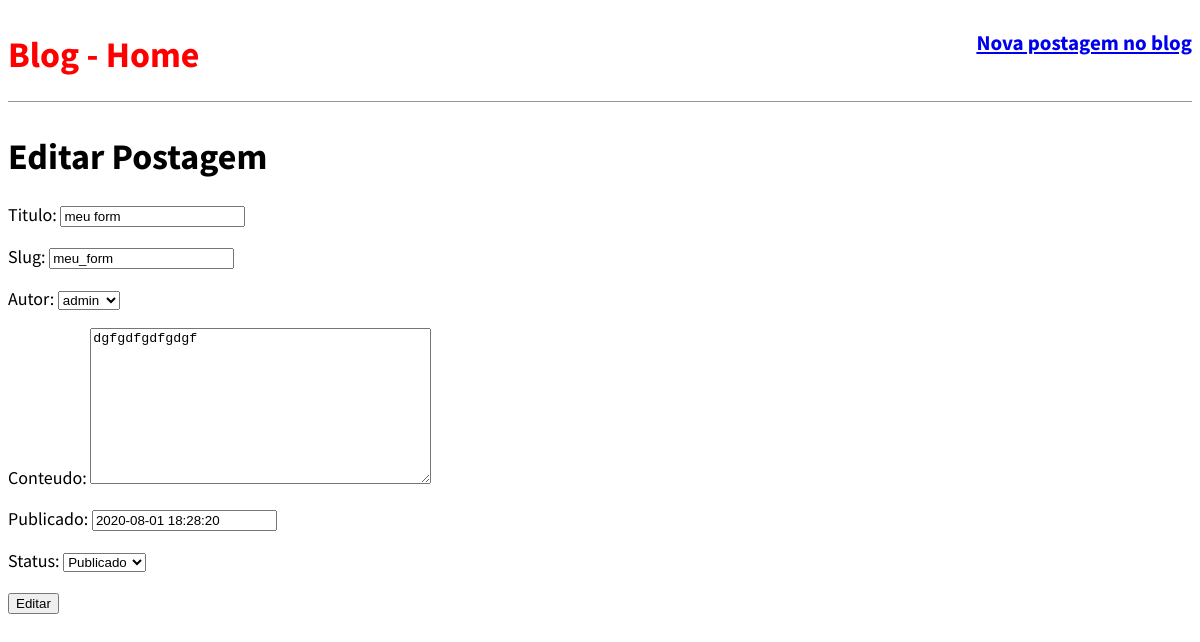
The page /post/6/edit/ on the database as committed earlier.
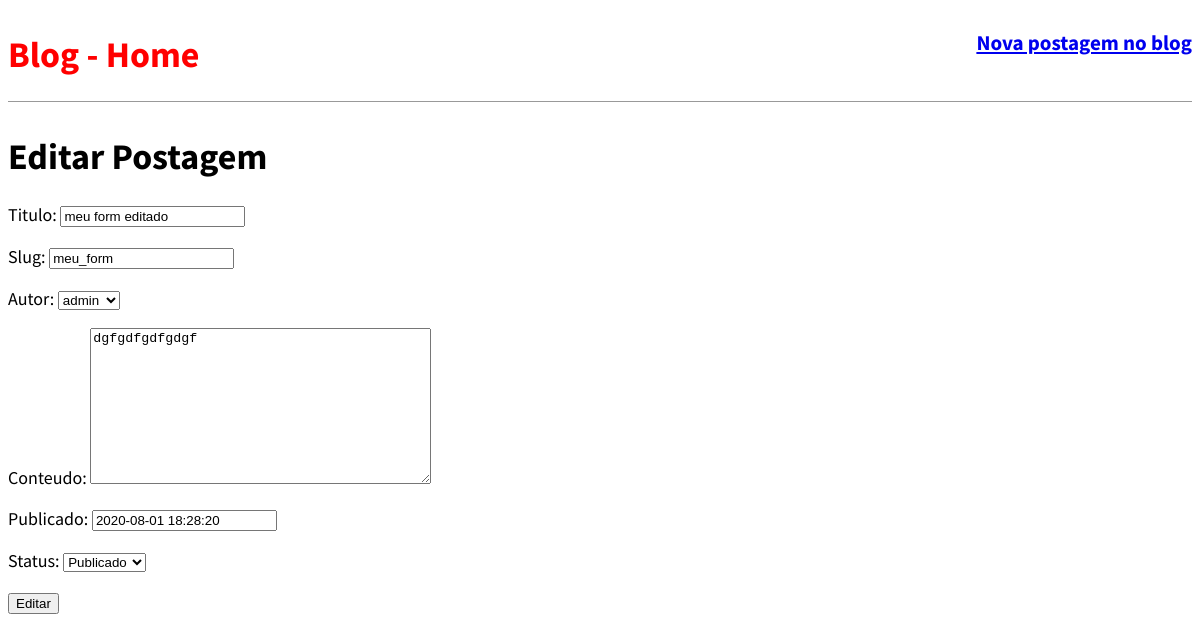
The same page on the database as committed later.
### blog/models.py (models this page shows, shortened)
class Post (models.Model):
    STATUS = (('rascunho','Rascunho'),('publicado','Publicado'),)
    titulo  = models.CharField(max_length=250)
    slug   = models.SlugField(max_length=250)
    autor = models.ForeignKey(User, on_delete=models.CASCADE)
    conteudo  = models.TextField()
    publicado = models.DateTimeField(default=timezone.now)
    criado = models.DateTimeField(auto_now_add=True)
    alterado = models.DateTimeField(auto_now=True)
    status = models.CharField(max_length=10, choices=STATUS, default='rascunho')
    objects = models.Manager()
    published = PublishedManager()
    class Meta:
        ordering = ('-publicado',)

### blog/views.py (the view, shortened to what this page needs)
# urls.py: path('post/<int:pk>/edit/', views.BlogUpdateView.as_view(), name='post_edit'),
class BlogUpdateView(SuccessMessageMixin, UpdateView):
    model = Post
    template_name = 'blog/post_edit.html'
    fields = '__all__'
    success_message = " O artigo %(titulo)s foi alterado com sucesso"

### blog/templates/blog/post_edit.html (shortened to what this page needs)
{% extends 'base.html' %}
{% block content %}
<h1>Editar Postagem </h1>
<form action="" method="post">{% csrf_token %}
    {{form.as_p}}
    <input type="submit" value="Editar">
</form>
{% endblock content %}

Rows that differ between the two databases and show on the page:
changed Post "meu_form": titulo "meu form" → "meu form editado"
